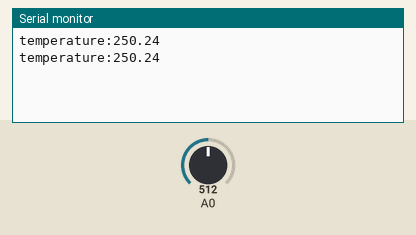
The sketch below on a simulated Arduino Uno, built with avr-gcc and run on an emulated ATmega328P. Parts: the last lines printed to the serial monitor. The inputs (shaded band) are chosen by the test bench; at power-on: A0 = 512.

Above: at 1.8 s.
1.9 s: A0 set to 716
At 2.8 s:
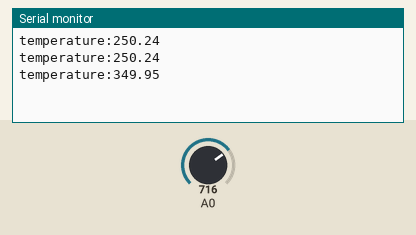
3.4 s: A0 set to 900
At 4.7 s:
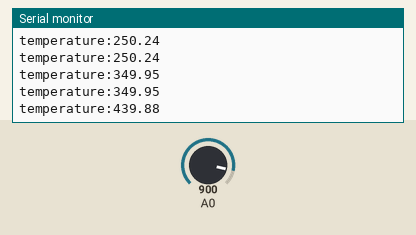
Timing chart, 0 to 6.4 s (numbered marks = the images above; inputs shaded):
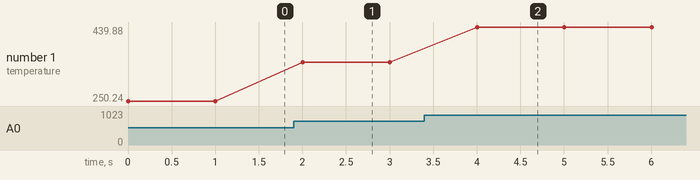

Measured:
- after the input at 1.9 s, the serial monitor: prints a new line after 0.10 s (image 1)
- after the input at 3.4 s, the serial monitor: prints a new line after 0.60 s (image 2)
- plotted number 1: 250.24 → 349.95 after the input at 1.9 s, 349.95 → 439.88 after the input at 3.4 s

The sketch:

temp_test.ino
```cpp
void setup() {
  // put your setup code here, to run once:
  Serial.begin(9600);
  pinMode(A0, INPUT);
}

void loop() {
  // put your main code here, to run repeatedly:
  int val = analogRead(A0);
  float temp = val / 1023.0 * 5.0 * 100.0;
  Serial.print("temperature:");
  Serial.println(temp);
  delay(1000);
}
```
